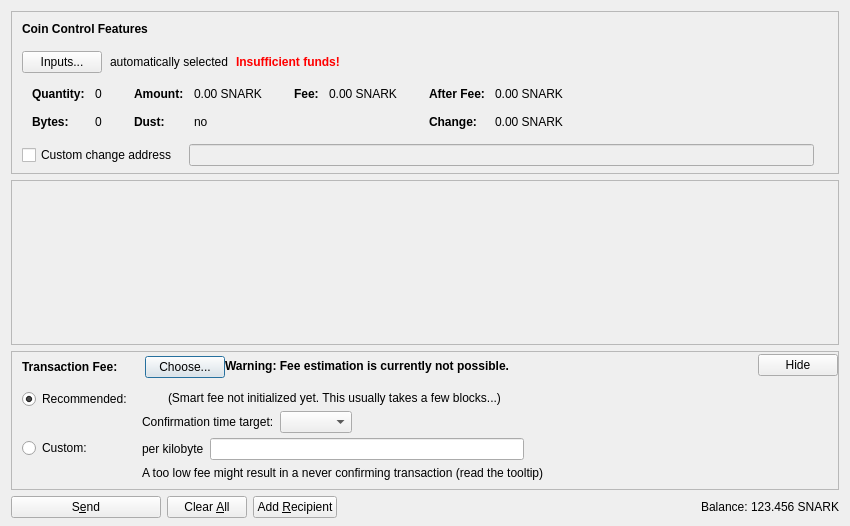
<?xml version="1.0" encoding="UTF-8"?>
<ui version="4.0">
 <class>SendCoinsDialog</class>
 <widget class="QDialog" name="SendCoinsDialog">
  <property name="geometry">
   <rect>
    <x>0</x>
    <y>0</y>
    <width>850</width>
    <height>526</height>
   </rect>
  </property>
  <property name="windowTitle">
   <string>Send Coins</string>
  </property>
  <layout class="QVBoxLayout" name="verticalLayout" stretch="0,1,0,0">
   <property name="bottomMargin">
    <number>8</number>
   </property>
   <item>
    <widget class="QFrame" name="frameCoinControl">
     <property name="sizePolicy">
      <sizepolicy hsizetype="Expanding" vsizetype="Expanding">
       <horstretch>0</horstretch>
       <verstretch>0</verstretch>
      </sizepolicy>
     </property>
     <property name="maximumSize">
      <size>
       <width>16777215</width>
       <height>16777215</height>
      </size>
     </property>
     <property name="frameShape">
      <enum>QFrame::StyledPanel</enum>
     </property>
     <property name="frameShadow">
      <enum>QFrame::Sunken</enum>
     </property>
     <layout class="QVBoxLayout" name="verticalLayoutCoinControl2">
      <property name="spacing">
       <number>0</number>
      </property>
      <property name="leftMargin">
       <number>0</number>
      </property>
      <property name="topMargin">
       <number>0</number>
      </property>
      <property name="rightMargin">
       <number>0</number>
      </property>
      <property name="bottomMargin">
       <number>6</number>
      </property>
      <item>
       <layout class="QVBoxLayout" name="verticalLayoutCoinControl" stretch="0,0,0,0,1">
        <property name="spacing">
         <number>0</number>
        </property>
        <property name="leftMargin">
         <number>10</number>
        </property>
        <property name="topMargin">
         <number>10</number>
        </property>
        <item>
         <layout class="QHBoxLayout" name="horizontalLayoutCoinControl1">
          <property name="bottomMargin">
           <number>15</number>
          </property>
          <item>
           <widget class="QLabel" name="labelCoinControlFeatures">
            <property name="sizePolicy">
             <sizepolicy hsizetype="Preferred" vsizetype="Maximum">
              <horstretch>0</horstretch>
              <verstretch>0</verstretch>
             </sizepolicy>
            </property>
            <property name="font">
             <font>
              <weight>75</weight>
              <bold>true</bold>
             </font>
            </property>
            <property name="styleSheet">
             <string notr="true">font-weight:bold;</string>
            </property>
            <property name="text">
             <string>Coin Control Features</string>
            </property>
           </widget>
          </item>
         </layout>
        </item>
        <item>
         <layout class="QHBoxLayout" name="horizontalLayoutCoinControl2" stretch="0,0,0,0">
          <property name="spacing">
           <number>8</number>
          </property>
          <property name="bottomMargin">
           <number>10</number>
          </property>
          <item>
           <widget class="QPushButton" name="pushButtonCoinControl">
            <property name="styleSheet">
             <string notr="true"/>
            </property>
            <property name="text">
             <string>Inputs...</string>
            </property>
            <property name="autoDefault">
             <bool>false</bool>
            </property>
           </widget>
          </item>
          <item>
           <widget class="QLabel" name="labelCoinControlAutomaticallySelected">
            <property name="text">
             <string>automatically selected</string>
            </property>
            <property name="margin">
             <number>5</number>
            </property>
           </widget>
          </item>
          <item>
           <widget class="QLabel" name="labelCoinControlInsuffFunds">
            <property name="font">
             <font>
              <weight>75</weight>
              <bold>true</bold>
             </font>
            </property>
            <property name="styleSheet">
             <string notr="true">color:red;font-weight:bold;</string>
            </property>
            <property name="text">
             <string>Insufficient funds!</string>
            </property>
            <property name="margin">
             <number>5</number>
            </property>
           </widget>
          </item>
          <item>
           <spacer name="horizontalSpacerCoinControl">
            <property name="orientation">
             <enum>Qt::Horizontal</enum>
            </property>
            <property name="sizeHint" stdset="0">
             <size>
              <width>40</width>
              <height>1</height>
             </size>
            </property>
           </spacer>
          </item>
         </layout>
        </item>
        <item>
         <widget class="QWidget" name="widgetCoinControl" native="true">
          <property name="sizePolicy">
           <sizepolicy hsizetype="Preferred" vsizetype="Preferred">
            <horstretch>0</horstretch>
            <verstretch>0</verstretch>
           </sizepolicy>
          </property>
          <property name="minimumSize">
           <size>
            <width>0</width>
            <height>0</height>
           </size>
          </property>
          <property name="styleSheet">
           <string notr="true"/>
          </property>
          <layout class="QHBoxLayout" name="horizontalLayoutCoinControl5">
           <property name="leftMargin">
            <number>0</number>
           </property>
           <property name="topMargin">
            <number>0</number>
           </property>
           <property name="rightMargin">
            <number>0</number>
           </property>
           <property name="bottomMargin">
            <number>0</number>
           </property>
           <item>
            <layout class="QHBoxLayout" name="horizontalLayoutCoinControl3" stretch="0,0,0,1">
             <property name="spacing">
              <number>20</number>
             </property>
             <property name="topMargin">
              <number>0</number>
             </property>
             <property name="bottomMargin">
              <number>10</number>
             </property>
             <item>
              <layout class="QFormLayout" name="formLayoutCoinControl1">
               <property name="horizontalSpacing">
                <number>10</number>
               </property>
               <property name="verticalSpacing">
                <number>14</number>
               </property>
               <property name="leftMargin">
                <number>10</number>
               </property>
               <property name="topMargin">
                <number>4</number>
               </property>
               <property name="rightMargin">
                <number>6</number>
               </property>
               <item row="0" column="0">
                <widget class="QLabel" name="labelCoinControlQuantityText">
                 <property name="font">
                  <font>
                   <weight>75</weight>
                   <bold>true</bold>
                  </font>
                 </property>
                 <property name="text">
                  <string>Quantity:</string>
                 </property>
                 <property name="margin">
                  <number>0</number>
                 </property>
                </widget>
               </item>
               <item row="0" column="1">
                <widget class="QLabel" name="labelCoinControlQuantity">
                 <property name="cursor">
                  <cursorShape>IBeamCursor</cursorShape>
                 </property>
                 <property name="contextMenuPolicy">
                  <enum>Qt::ActionsContextMenu</enum>
                 </property>
                 <property name="text">
                  <string notr="true">0</string>
                 </property>
                 <property name="margin">
                  <number>0</number>
                 </property>
                 <property name="textInteractionFlags">
                  <set>Qt::LinksAccessibleByMouse|Qt::TextSelectableByKeyboard|Qt::TextSelectableByMouse</set>
                 </property>
                </widget>
               </item>
               <item row="1" column="0">
                <widget class="QLabel" name="labelCoinControlBytesText">
                 <property name="font">
                  <font>
                   <weight>75</weight>
                   <bold>true</bold>
                  </font>
                 </property>
                 <property name="text">
                  <string>Bytes:</string>
                 </property>
                </widget>
               </item>
               <item row="1" column="1">
                <widget class="QLabel" name="labelCoinControlBytes">
                 <property name="cursor">
                  <cursorShape>IBeamCursor</cursorShape>
                 </property>
                 <property name="contextMenuPolicy">
                  <enum>Qt::ActionsContextMenu</enum>
                 </property>
                 <property name="text">
                  <string notr="true">0</string>
                 </property>
                 <property name="textInteractionFlags">
                  <set>Qt::LinksAccessibleByMouse|Qt::TextSelectableByKeyboard|Qt::TextSelectableByMouse</set>
                 </property>
                </widget>
               </item>
              </layout>
             </item>
             <item>
              <layout class="QFormLayout" name="formLayoutCoinControl2">
               <property name="horizontalSpacing">
                <number>10</number>
               </property>
               <property name="verticalSpacing">
                <number>14</number>
               </property>
               <property name="leftMargin">
                <number>6</number>
               </property>
               <property name="topMargin">
                <number>4</number>
               </property>
               <property name="rightMargin">
                <number>6</number>
               </property>
               <item row="0" column="0">
                <widget class="QLabel" name="labelCoinControlAmountText">
                 <property name="font">
                  <font>
                   <weight>75</weight>
                   <bold>true</bold>
                  </font>
                 </property>
                 <property name="text">
                  <string>Amount:</string>
                 </property>
                 <property name="margin">
                  <number>0</number>
                 </property>
                </widget>
               </item>
               <item row="0" column="1">
                <widget class="QLabel" name="labelCoinControlAmount">
                 <property name="cursor">
                  <cursorShape>IBeamCursor</cursorShape>
                 </property>
                 <property name="contextMenuPolicy">
                  <enum>Qt::ActionsContextMenu</enum>
                 </property>
                 <property name="text">
                  <string notr="true">0.00 SNARK</string>
                 </property>
                 <property name="textInteractionFlags">
                  <set>Qt::LinksAccessibleByMouse|Qt::TextSelectableByKeyboard|Qt::TextSelectableByMouse</set>
                 </property>
                </widget>
               </item>
               <item row="1" column="0">
                <widget class="QLabel" name="labelCoinControlLowOutputText">
                 <property name="font">
                  <font>
                   <weight>75</weight>
                   <bold>true</bold>
                  </font>
                 </property>
                 <property name="text">
                  <string>Dust:</string>
                 </property>
                </widget>
               </item>
               <item row="1" column="1">
                <widget class="QLabel" name="labelCoinControlLowOutput">
                 <property name="cursor">
                  <cursorShape>IBeamCursor</cursorShape>
                 </property>
                 <property name="contextMenuPolicy">
                  <enum>Qt::ActionsContextMenu</enum>
                 </property>
                 <property name="text">
                  <string notr="true">no</string>
                 </property>
                 <property name="textInteractionFlags">
                  <set>Qt::LinksAccessibleByMouse|Qt::TextSelectableByKeyboard|Qt::TextSelectableByMouse</set>
                 </property>
                </widget>
               </item>
              </layout>
             </item>
             <item>
              <layout class="QFormLayout" name="formLayoutCoinControl3">
               <property name="horizontalSpacing">
                <number>10</number>
               </property>
               <property name="verticalSpacing">
                <number>14</number>
               </property>
               <property name="leftMargin">
                <number>6</number>
               </property>
               <property name="topMargin">
                <number>4</number>
               </property>
               <property name="rightMargin">
                <number>6</number>
               </property>
               <item row="0" column="0">
                <widget class="QLabel" name="labelCoinControlFeeText">
                 <property name="font">
                  <font>
                   <weight>75</weight>
                   <bold>true</bold>
                  </font>
                 </property>
                 <property name="text">
                  <string>Fee:</string>
                 </property>
                 <property name="margin">
                  <number>0</number>
                 </property>
                </widget>
               </item>
               <item row="0" column="1">
                <widget class="QLabel" name="labelCoinControlFee">
                 <property name="cursor">
                  <cursorShape>IBeamCursor</cursorShape>
                 </property>
                 <property name="contextMenuPolicy">
                  <enum>Qt::ActionsContextMenu</enum>
                 </property>
                 <property name="text">
                  <string notr="true">0.00 SNARK</string>
                 </property>
                 <property name="textInteractionFlags">
                  <set>Qt::LinksAccessibleByMouse|Qt::TextSelectableByKeyboard|Qt::TextSelectableByMouse</set>
                 </property>
                </widget>
               </item>
              </layout>
             </item>
             <item>
              <layout class="QFormLayout" name="formLayoutCoinControl4">
               <property name="horizontalSpacing">
                <number>10</number>
               </property>
               <property name="verticalSpacing">
                <number>14</number>
               </property>
               <property name="leftMargin">
                <number>6</number>
               </property>
               <property name="topMargin">
                <number>4</number>
               </property>
               <property name="rightMargin">
                <number>6</number>
               </property>
               <item row="0" column="0">
                <widget class="QLabel" name="labelCoinControlAfterFeeText">
                 <property name="font">
                  <font>
                   <weight>75</weight>
                   <bold>true</bold>
                  </font>
                 </property>
                 <property name="text">
                  <string>After Fee:</string>
                 </property>
                 <property name="margin">
                  <number>0</number>
                 </property>
                </widget>
               </item>
               <item row="0" column="1">
                <widget class="QLabel" name="labelCoinControlAfterFee">
                 <property name="cursor">
                  <cursorShape>IBeamCursor</cursorShape>
                 </property>
                 <property name="contextMenuPolicy">
                  <enum>Qt::ActionsContextMenu</enum>
                 </property>
                 <property name="text">
                  <string notr="true">0.00 SNARK</string>
                 </property>
                 <property name="textInteractionFlags">
                  <set>Qt::LinksAccessibleByMouse|Qt::TextSelectableByKeyboard|Qt::TextSelectableByMouse</set>
                 </property>
                </widget>
               </item>
               <item row="1" column="0">
                <widget class="QLabel" name="labelCoinControlChangeText">
                 <property name="font">
                  <font>
                   <weight>75</weight>
                   <bold>true</bold>
                  </font>
                 </property>
                 <property name="text">
                  <string>Change:</string>
                 </property>
                </widget>
               </item>
               <item row="1" column="1">
                <widget class="QLabel" name="labelCoinControlChange">
                 <property name="cursor">
                  <cursorShape>IBeamCursor</cursorShape>
                 </property>
                 <property name="contextMenuPolicy">
                  <enum>Qt::ActionsContextMenu</enum>
                 </property>
                 <property name="text">
                  <string notr="true">0.00 SNARK</string>
                 </property>
                 <property name="textInteractionFlags">
                  <set>Qt::LinksAccessibleByMouse|Qt::TextSelectableByKeyboard|Qt::TextSelectableByMouse</set>
                 </property>
                </widget>
               </item>
              </layout>
             </item>
            </layout>
           </item>
          </layout>
         </widget>
        </item>
        <item>
         <layout class="QHBoxLayout" name="horizontalLayoutCoinControl4" stretch="0,0,0">
          <property name="spacing">
           <number>12</number>
          </property>
          <property name="sizeConstraint">
           <enum>QLayout::SetDefaultConstraint</enum>
          </property>
          <property name="topMargin">
           <number>5</number>
          </property>
          <property name="rightMargin">
           <number>5</number>
          </property>
          <item>
           <widget class="QCheckBox" name="checkBoxCoinControlChange">
            <property name="toolTip">
             <string>If this is activated, but the change address is empty or invalid, change will be sent to a newly generated address.</string>
            </property>
            <property name="text">
             <string>Custom change address</string>
            </property>
           </widget>
          </item>
          <item>
           <widget class="QValidatedLineEdit" name="lineEditCoinControlChange">
            <property name="enabled">
             <bool>false</bool>
            </property>
            <property name="sizePolicy">
             <sizepolicy hsizetype="Expanding" vsizetype="Fixed">
              <horstretch>0</horstretch>
              <verstretch>0</verstretch>
             </sizepolicy>
            </property>
           </widget>
          </item>
          <item>
           <widget class="QLabel" name="labelCoinControlChangeLabel">
            <property name="sizePolicy">
             <sizepolicy hsizetype="Preferred" vsizetype="Expanding">
              <horstretch>0</horstretch>
              <verstretch>0</verstretch>
             </sizepolicy>
            </property>
            <property name="minimumSize">
             <size>
              <width>0</width>
              <height>0</height>
             </size>
            </property>
            <property name="text">
             <string/>
            </property>
            <property name="margin">
             <number>3</number>
            </property>
           </widget>
          </item>
         </layout>
        </item>
        <item>
         <spacer name="verticalSpacerCoinControl">
          <property name="orientation">
           <enum>Qt::Vertical</enum>
          </property>
          <property name="sizeHint" stdset="0">
           <size>
            <width>800</width>
            <height>1</height>
           </size>
          </property>
         </spacer>
        </item>
       </layout>
      </item>
     </layout>
    </widget>
   </item>
   <item>
    <widget class="QScrollArea" name="scrollArea">
     <property name="widgetResizable">
      <bool>true</bool>
     </property>
     <widget class="QWidget" name="scrollAreaWidgetContents">
      <property name="geometry">
       <rect>
        <x>0</x>
        <y>0</y>
        <width>830</width>
        <height>104</height>
       </rect>
      </property>
      <layout class="QVBoxLayout" name="verticalLayout_2" stretch="0,1">
       <property name="leftMargin">
        <number>0</number>
       </property>
       <property name="topMargin">
        <number>0</number>
       </property>
       <property name="rightMargin">
        <number>0</number>
       </property>
       <property name="bottomMargin">
        <number>0</number>
       </property>
       <item>
        <layout class="QVBoxLayout" name="entries">
         <property name="spacing">
          <number>6</number>
         </property>
        </layout>
       </item>
       <item>
        <spacer name="verticalSpacer">
         <property name="orientation">
          <enum>Qt::Vertical</enum>
         </property>
         <property name="sizeHint" stdset="0">
          <size>
           <width>20</width>
           <height>40</height>
          </size>
         </property>
        </spacer>
       </item>
      </layout>
     </widget>
    </widget>
   </item>
   <item>
    <widget class="QFrame" name="frameFee">
     <property name="sizePolicy">
      <sizepolicy hsizetype="Expanding" vsizetype="Expanding">
       <horstretch>0</horstretch>
       <verstretch>0</verstretch>
      </sizepolicy>
     </property>
     <property name="maximumSize">
      <size>
       <width>16777215</width>
       <height>16777215</height>
      </size>
     </property>
     <property name="frameShape">
      <enum>QFrame::StyledPanel</enum>
     </property>
     <property name="frameShadow">
      <enum>QFrame::Sunken</enum>
     </property>
     <layout class="QVBoxLayout" name="verticalLayoutFee1">
      <property name="spacing">
       <number>0</number>
      </property>
      <property name="leftMargin">
       <number>0</number>
      </property>
      <property name="topMargin">
       <number>0</number>
      </property>
      <property name="rightMargin">
       <number>0</number>
      </property>
      <property name="bottomMargin">
       <number>0</number>
      </property>
      <item>
       <layout class="QVBoxLayout" name="verticalLayoutFee2" stretch="0,0,0">
        <property name="spacing">
         <number>0</number>
        </property>
        <property name="leftMargin">
         <number>10</number>
        </property>
        <property name="topMargin">
         <number>0</number>
        </property>
        <item>
         <layout class="QHBoxLayout" name="horizontalLayoutFee1">
          <property name="bottomMargin">
           <number>0</number>
          </property>
          <item>
           <layout class="QVBoxLayout" name="verticalLayoutFee7">
            <property name="spacing">
             <number>0</number>
            </property>
            <item>
             <spacer name="verticalSpacerSmartFee">
              <property name="orientation">
               <enum>Qt::Vertical</enum>
              </property>
              <property name="sizeType">
               <enum>QSizePolicy::Fixed</enum>
              </property>
              <property name="sizeHint" stdset="0">
               <size>
                <width>1</width>
                <height>4</height>
               </size>
              </property>
             </spacer>
            </item>
            <item>
             <layout class="QHBoxLayout" name="horizontalLayoutSmartFee">
              <property name="spacing">
               <number>10</number>
              </property>
              <item>
               <widget class="QLabel" name="labelFeeHeadline">
                <property name="sizePolicy">
                 <sizepolicy hsizetype="Preferred" vsizetype="Maximum">
                  <horstretch>0</horstretch>
                  <verstretch>0</verstretch>
                 </sizepolicy>
                </property>
                <property name="font">
                 <font>
                  <weight>75</weight>
                  <bold>true</bold>
                 </font>
                </property>
                <property name="styleSheet">
                 <string notr="true">font-weight:bold;</string>
                </property>
                <property name="text">
                 <string>Transaction Fee:</string>
                </property>
               </widget>
              </item>
              <item>
               <widget class="QLabel" name="labelFeeMinimized">
                <property name="text">
                 <string/>
                </property>
               </widget>
              </item>
              <item>
               <widget class="QPushButton" name="buttonChooseFee">
                <property name="text">
                 <string>Choose...</string>
                </property>
               </widget>
              </item>
             </layout>
            </item>
            <item>
             <spacer name="verticalSpacer_5">
              <property name="orientation">
               <enum>Qt::Vertical</enum>
              </property>
              <property name="sizeHint" stdset="0">
               <size>
                <width>1</width>
                <height>1</height>
               </size>
              </property>
             </spacer>
            </item>
           </layout>
          </item>
          <item>
           <widget class="QLabel" name="fallbackFeeWarningLabel">
            <property name="toolTip">
             <string>Using the fallbackfee can result in sending a transaction that will take several hours or days (or never) to confirm. Consider choosing your fee manually or wait until you have validated the complete chain.</string>
            </property>
            <property name="font">
            <font>
                <weight>75</weight>
                <bold>true</bold>
            </font>
            </property>
            <property name="text">
             <string>Warning: Fee estimation is currently not possible.</string>
            </property>
            <property name="wordWrap">
             <bool>false</bool>
            </property>
           </widget>
          </item>
          <item>
           <spacer name="horizontalSpacer_4">
            <property name="orientation">
             <enum>Qt::Horizontal</enum>
            </property>
            <property name="sizeType">
             <enum>QSizePolicy::MinimumExpanding</enum>
            </property>
            <property name="sizeHint" stdset="0">
             <size>
              <width>40</width>
              <height>20</height>
             </size>
            </property>
           </spacer>
          </item>
          <item>
           <widget class="QPushButton" name="buttonMinimizeFee">
            <property name="toolTip">
             <string>collapse fee-settings</string>
            </property>
            <property name="text">
             <string>Hide</string>
            </property>
           </widget>
          </item>
         </layout>
        </item>
        <item>
         <widget class="QFrame" name="frameFeeSelection">
          <layout class="QVBoxLayout" name="verticalLayoutFee12">
           <property name="spacing">
            <number>0</number>
           </property>
           <property name="leftMargin">
            <number>0</number>
           </property>
           <property name="topMargin">
            <number>0</number>
           </property>
           <property name="rightMargin">
            <number>0</number>
           </property>
           <property name="bottomMargin">
            <number>0</number>
           </property>
           <item>
            <layout class="QGridLayout" name="gridLayoutFee">
             <property name="topMargin">
              <number>10</number>
             </property>
             <property name="bottomMargin">
              <number>4</number>
             </property>
             <property name="horizontalSpacing">
              <number>10</number>
             </property>
             <property name="verticalSpacing">
              <number>4</number>
             </property>
             <item row="1" column="1">
              <layout class="QVBoxLayout" name="verticalLayoutFee8">
               <property name="spacing">
                <number>6</number>
               </property>
               <item>
                <layout class="QHBoxLayout" name="horizontalLayoutFee13">
                 <item>
                  <widget class="QLabel" name="labelCustomPerKilobyte">
                   <property name="toolTip">
                    <string>Specify a custom fee per kB (1,000 bytes) of the transaction's virtual size.

Note:  Since the fee is calculated on a per-byte basis, a fee of "100 satoshis per kB" for a transaction size of 500 bytes (half of 1 kB) would ultimately yield a fee of only 50 satoshis.</string>
                   </property>
                   <property name="text">
                    <string>per kilobyte</string>
                   </property>
                  </widget>
                 </item>
                 <item>
                  <widget class="BitcoinAmountField" name="customFee"/>
                 </item>
                 <item>
                  <spacer name="horizontalSpacer_6">
                   <property name="orientation">
                    <enum>Qt::Horizontal</enum>
                   </property>
                   <property name="sizeHint" stdset="0">
                    <size>
                     <width>1</width>
                     <height>1</height>
                    </size>
                   </property>
                  </spacer>
                 </item>
                </layout>
               </item>
               <item>
                <layout class="QHBoxLayout" name="horizontalLayoutFee8">
                 <item>
                  <widget class="QLabel" name="labelCustomFeeWarning">
                   <property name="enabled">
                    <bool>true</bool>
                   </property>
                   <property name="toolTip">
                    <string>When there is less transaction volume than space in the blocks, miners as well as relaying nodes may enforce a minimum fee. Paying only this minimum fee is just fine, but be aware that this can result in a never confirming transaction once there is more demand for snarkcoin transactions than the network can process.</string>
                   </property>
                   <property name="text">
                    <string>A too low fee might result in a never confirming transaction (read the tooltip)</string>
                   </property>
                  </widget>
                 </item>
                 <item>
                  <spacer name="horizontalSpacer_2">
                   <property name="orientation">
                    <enum>Qt::Horizontal</enum>
                   </property>
                   <property name="sizeHint" stdset="0">
                    <size>
                     <width>1</width>
                     <height>1</height>
                    </size>
                   </property>
                  </spacer>
                 </item>
                </layout>
               </item>
              </layout>
             </item>
             <item row="0" column="0">
              <layout class="QVBoxLayout" name="verticalLayoutFee4" stretch="0,1">
               <item>
                <widget class="QRadioButton" name="radioSmartFee">
                 <property name="text">
                  <string>Recommended:</string>
                 </property>
                 <property name="checked">
                  <bool>true</bool>
                 </property>
                 <attribute name="buttonGroup">
                  <string notr="true">groupFee</string>
                 </attribute>
                </widget>
               </item>
               <item>
                <spacer name="verticalSpacer_2">
                 <property name="orientation">
                  <enum>Qt::Vertical</enum>
                 </property>
                 <property name="sizeHint" stdset="0">
                  <size>
                   <width>1</width>
                   <height>1</height>
                  </size>
                 </property>
                </spacer>
               </item>
              </layout>
             </item>
             <item row="1" column="0">
              <layout class="QVBoxLayout" name="verticalLayoutFee9" stretch="0,1">
               <item>
                <widget class="QRadioButton" name="radioCustomFee">
                 <property name="text">
                  <string>Custom:</string>
                 </property>
                 <attribute name="buttonGroup">
                  <string notr="true">groupFee</string>
                 </attribute>
                </widget>
               </item>
               <item>
                <spacer name="verticalSpacer_6">
                 <property name="orientation">
                  <enum>Qt::Vertical</enum>
                 </property>
                 <property name="sizeHint" stdset="0">
                  <size>
                   <width>1</width>
                   <height>1</height>
                  </size>
                 </property>
                </spacer>
               </item>
              </layout>
             </item>
             <item row="0" column="1">
              <layout class="QVBoxLayout" name="verticalLayoutFee3" stretch="0,0,1">
               <property name="spacing">
                <number>6</number>
               </property>
               <property name="topMargin">
                <number>2</number>
               </property>
               <item>
                <layout class="QHBoxLayout" name="horizontalLayoutFee12">
                 <item>
                  <widget class="QLabel" name="labelSmartFee">
                   <property name="text">
                    <string/>
                   </property>
                  </widget>
                 </item>
                 <item>
                  <widget class="QLabel" name="labelFeeEstimation">
                   <property name="text">
                    <string/>
                   </property>
                  </widget>
                 </item>
                 <item>
                  <widget class="QLabel" name="labelSmartFee2">
                   <property name="text">
                    <string>(Smart fee not initialized yet. This usually takes a few blocks...)</string>
                   </property>
                  </widget>
                 </item>
                 <item>
                  <spacer name="horizontalSpacer_5">
                   <property name="orientation">
                    <enum>Qt::Horizontal</enum>
                   </property>
                   <property name="sizeHint" stdset="0">
                    <size>
                     <width>1</width>
                     <height>1</height>
                    </size>
                   </property>
                  </spacer>
                 </item>
                </layout>
               </item>
               <item>
                <layout class="QHBoxLayout" name="horizontalLayoutFee9">
                 <item>
                  <layout class="QVBoxLayout" name="verticalLayoutFee6">
                   <item>
                    <widget class="QLabel" name="labelSmartFee3">
                     <property name="text">
                      <string>Confirmation time target:</string>
                     </property>
                    </widget>
                   </item>
                  </layout>
                 </item>
                 <item>
                  <layout class="QVBoxLayout" name="verticalLayoutFee5">
                   <property name="rightMargin">
                    <number>30</number>
                   </property>
                   <item>
                    <layout class="QHBoxLayout" name="horizontalLayoutConfTarget">
                     <property name="bottomMargin">
                      <number>0</number>
                     </property>
                     <item>
                      <widget class="QComboBox" name="confTargetSelector"/>
                     </item>
                     <item>
                      <spacer name="horizontalSpacerConfTarget">
                       <property name="orientation">
                        <enum>Qt::Horizontal</enum>
                       </property>
                       <property name="sizeHint" stdset="0">
                        <size>
                         <width>40</width>
                         <height>20</height>
                        </size>
                       </property>
                      </spacer>
                     </item>
                    </layout>
                   </item>
                  </layout>
                 </item>
                </layout>
               </item>
               <item>
                <spacer name="verticalSpacer_4">
                 <property name="orientation">
                  <enum>Qt::Vertical</enum>
                 </property>
                 <property name="sizeHint" stdset="0">
                  <size>
                   <width>1</width>
                   <height>1</height>
                  </size>
                 </property>
                </spacer>
               </item>
              </layout>
             </item>
            </layout>
           </item>
          </layout>
         </widget>
        </item>
        <item>
         <spacer name="verticalSpacerFee">
          <property name="orientation">
           <enum>Qt::Vertical</enum>
          </property>
          <property name="sizeHint" stdset="0">
           <size>
            <width>40</width>
            <height>5</height>
           </size>
          </property>
         </spacer>
        </item>
       </layout>
      </item>
     </layout>
    </widget>
   </item>
   <item>
    <layout class="QHBoxLayout" name="horizontalLayout">
     <item>
      <widget class="QPushButton" name="sendButton">
       <property name="minimumSize">
        <size>
         <width>150</width>
         <height>0</height>
        </size>
       </property>
       <property name="toolTip">
        <string>Confirm the send action</string>
       </property>
       <property name="text">
        <string>S&amp;end</string>
       </property>
       <property name="icon">
        <iconset resource="../bitcoin.qrc">
         <normaloff>:/icons/send</normaloff>:/icons/send</iconset>
       </property>
       <property name="autoDefault">
        <bool>false</bool>
       </property>
       <property name="default">
        <bool>false</bool>
       </property>
      </widget>
     </item>
     <item>
      <widget class="QPushButton" name="clearButton">
       <property name="sizePolicy">
        <sizepolicy hsizetype="Minimum" vsizetype="Fixed">
         <horstretch>0</horstretch>
         <verstretch>0</verstretch>
        </sizepolicy>
       </property>
       <property name="toolTip">
        <string>Clear all fields of the form.</string>
       </property>
       <property name="text">
        <string>Clear &amp;All</string>
       </property>
       <property name="icon">
        <iconset resource="../bitcoin.qrc">
         <normaloff>:/icons/remove</normaloff>:/icons/remove</iconset>
       </property>
       <property name="autoDefault">
        <bool>false</bool>
       </property>
      </widget>
     </item>
     <item>
      <widget class="QPushButton" name="addButton">
       <property name="toolTip">
        <string>Send to multiple recipients at once</string>
       </property>
       <property name="text">
        <string>Add &amp;Recipient</string>
       </property>
       <property name="icon">
        <iconset resource="../bitcoin.qrc">
         <normaloff>:/icons/add</normaloff>:/icons/add</iconset>
       </property>
       <property name="autoDefault">
        <bool>false</bool>
       </property>
      </widget>
     </item>
     <item>
      <spacer name="horizontalSpacer">
       <property name="orientation">
        <enum>Qt::Horizontal</enum>
       </property>
       <property name="sizeHint" stdset="0">
        <size>
         <width>40</width>
         <height>20</height>
        </size>
       </property>
      </spacer>
     </item>
     <item>
      <layout class="QHBoxLayout" name="horizontalLayout_2">
       <property name="spacing">
        <number>3</number>
       </property>
       <item>
        <widget class="QLabel" name="label">
         <property name="sizePolicy">
          <sizepolicy hsizetype="Preferred" vsizetype="Fixed">
           <horstretch>0</horstretch>
           <verstretch>0</verstretch>
          </sizepolicy>
         </property>
         <property name="text">
          <string>Balance:</string>
         </property>
        </widget>
       </item>
       <item>
        <widget class="QLabel" name="labelBalance">
         <property name="sizePolicy">
          <sizepolicy hsizetype="Preferred" vsizetype="Fixed">
           <horstretch>0</horstretch>
           <verstretch>0</verstretch>
          </sizepolicy>
         </property>
         <property name="cursor">
          <cursorShape>IBeamCursor</cursorShape>
         </property>
         <property name="text">
          <string notr="true">123.456 SNARK</string>
         </property>
         <property name="textInteractionFlags">
          <set>Qt::LinksAccessibleByMouse|Qt::TextSelectableByKeyboard|Qt::TextSelectableByMouse</set>
         </property>
        </widget>
       </item>
      </layout>
     </item>
    </layout>
   </item>
  </layout>
 </widget>
 <customwidgets>
  <customwidget>
   <class>QValidatedLineEdit</class>
   <extends>QLineEdit</extends>
   <header>qt/qvalidatedlineedit.h</header>
  </customwidget>
  <customwidget>
   <class>BitcoinAmountField</class>
   <extends>QLineEdit</extends>
   <header>qt/bitcoinamountfield.h</header>
   <container>1</container>
  </customwidget>
 </customwidgets>
 <resources>
  <include location="../bitcoin.qrc"/>
 </resources>
 <connections/>
 <buttongroups>
  <buttongroup name="groupFee"/>
 </buttongroups>
</ui>
